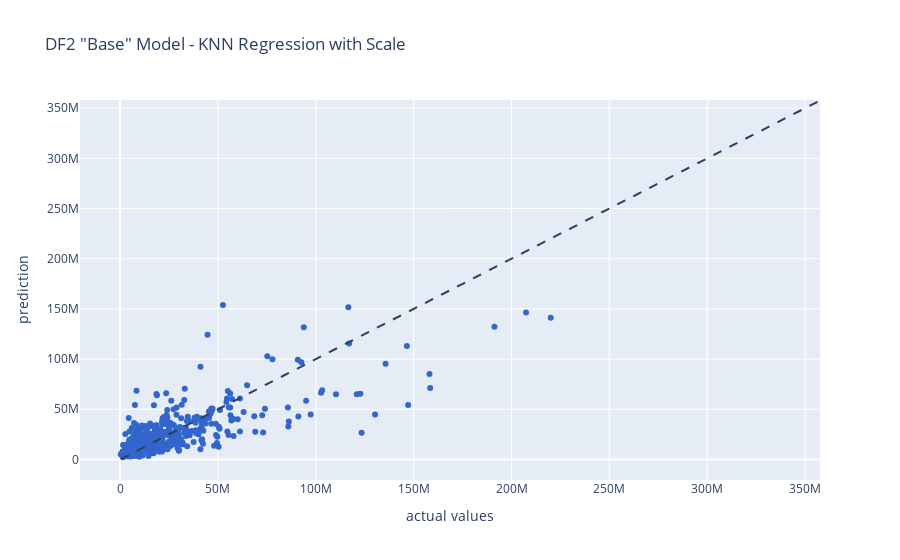

Here is the notebook cell this chart was saved with:
### Markdown cell above
### Despite showing a consistent error of ~15 million, it is still observed that many predictons are below the actual values.

## DF2 "Base"

### Code cell
X = df2.drop(columns=['Opening']) 
y = df2['Opening']
scaler = RobustScaler()
X = scaler.fit_transform(X)

X_train, X_test, y_train, y_test = train_test_split(X, y, test_size = 0.25, random_state=1)

knn = neighbors.KNeighborsRegressor()
params = {'n_neighbors':[2,3,4,5,6,7,8,9]}
model = GridSearchCV(knn,params,cv=5)
model.fit(X_train,y_train)
model.best_params_
train_preds_grid = model.predict(X_train)
train_mse = mean_squared_error(y_train, train_preds_grid)
train_rmse2 = sqrt(train_mse)
test_preds_grid = model.predict(X_test)
test_mse = mean_squared_error(y_test, test_preds_grid)
test_rmse2 = sqrt(test_mse)

print("DF2 'Base' KNN Training RMSE (Out of Millions): ", round((train_rmse2 / 1000000),2))
print("DF2 'Base' KNN Testing RMSE (Out of Millions): ", round((test_rmse2 / 1000000), 2))

DF2KTrain = model.score(X_train,y_train)
DF2KTest = model.score(X_test,y_test)
print("Training score: ", round(DF2KTrain,2))
print("Test score: ", round(DF2KTest, 2))

y_pred = model.predict(X_test)
dfTestResults = pd.DataFrame({'Actual': y_test,'Predicted': y_pred, 'Difference': y_test - y_pred})
dfTestResults['Actual'] = (dfTestResults['Actual'] / 1000000)
dfTestResults['Predicted'] = (dfTestResults['Predicted'] / 1000000)
dfTestResults['Difference'] = (dfTestResults['Difference'] / 1000000)
display(dfTestResults)

fig = px.scatter(x=y_test, y=y_pred, labels={'x': 'actual values', 'y': 'prediction'}, title = 'DF2 "Base" Model - KNN Regression with Scale',
                color_discrete_sequence=px.colors.qualitative.G10)
fig.add_shape(
    type="line", line=dict(dash='dash'),
    x0=y.min(), y0=y.min(),
    x1=y.max(), y1=y.max()
)
fig.show()

### Figure 1 — Plotly figure (JSON) as saved in the notebook; plotly's stock layout.template omitted (floating-point values rounded to 4 significant figures; data arrays with more than 128 entries replaced by an {"elided": "..."} marker saying what was removed)
{"data": [{"hovertemplate": "actual values=%{x}<br>prediction=%{y}<extra></extra>", "legendgroup": "", "marker": {"color": "#3366CC", "symbol": "circle"}, "mode": "markers", "name": "", "orientation": "v", "showlegend": false, "type": "scatter", "x": {"elided": "748 int values"}, "xaxis": "x", "y": {"elided": "748 float values"}, "yaxis": "y"}], "layout": {"legend": {"tracegroupgap": 0}, "shapes": [{"line": {"dash": "dash"}, "type": "line", "x0": 317213, "x1": 357115007, "y0": 317213, "y1": 357115007}], "title": {"text": "DF2 \"Base\" Model - KNN Regression with Scale"}, "xaxis": {"anchor": "y", "domain": [0, 1], "title": {"text": "actual values"}}, "yaxis": {"anchor": "x", "domain": [0, 1], "title": {"text": "prediction"}}}}
